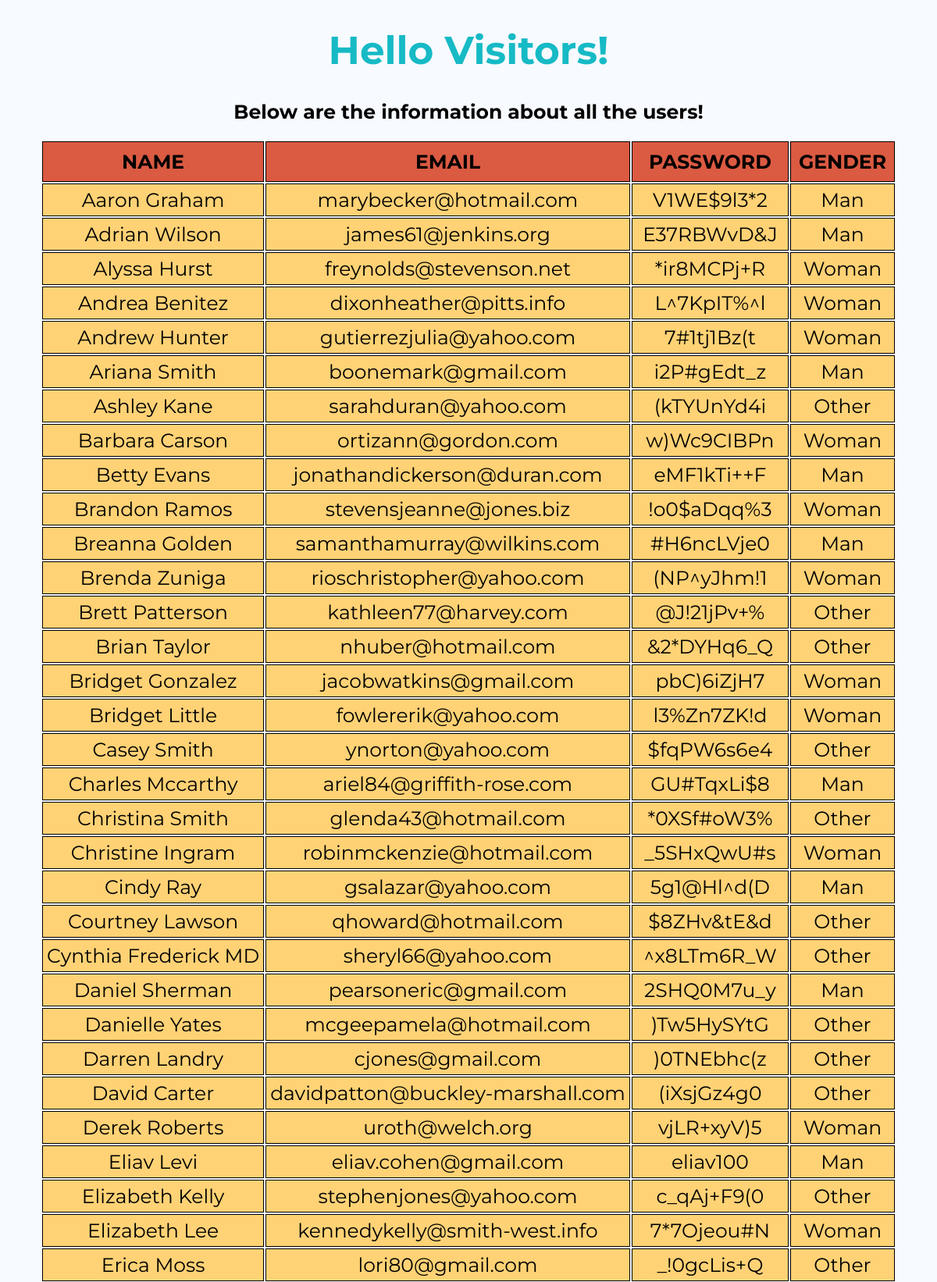
/user_data/ (upper part), run on the app's committed database.
### user_data/models.py (models this page shows, shortened)
class Users(models.Model):
    name = models.CharField(max_length=80,unique=True)
    email = models.EmailField(max_length=100,unique=True)
    password = models.CharField(max_length=80,unique=True)
    gender = models.ForeignKey(Gender,on_delete=models.CASCADE)

class Gender(models.Model):
    gender = models.CharField(max_length=80,unique=True)
    def __str__(self):
        return self.gender

### user_data/views.py (the view)
# urls.py: path('user_data/',include("user_data.urls")),
def user_data(request):
    table = Users.objects.order_by("name")
    my_dict = {'users_table':table}
    return render(request,"user_data/data.html",context=my_dict)

### templates/user_data/data.html (shortened to what this page needs)
<!DOCTYPE html>
{% load staticfiles %}
<html lang="en" dir="ltr">
  <head>
    <link rel="stylesheet" href="{% static "CSS/mystyle.css" %}">
  </head>
  <body>
    <h1>Hello Visitors!</h1>
    <h2>Below are the information about all the users!</h2>
    <div class="container">
      {% if users_table %}
        <table align="center">
          <thead>
            <div class="container">
              <th class="table">NAME</th>
              <th class="table">EMAIL</th>
              <th class="table">PASSWORD</th>
              <th class="table">GENDER</th>
            </div>
          </thead>
          {% for user in users_table %}
            <div class="container">
              <tr>
                <td class="table">{{ user.name }}</td>
                <td class="table">{{ user.email }}</td>
                <td class="table">{{ user.password }}</td>
                <td class="table">{{ user.gender }}</td>
              </tr>
            </div>
          {% endfor %}
        </table>
      {% endif %}
    </div>
  </body>
</html>

### static/CSS/mystyle.css (style rules this page uses)
h1 { color: #16BAC5; font-size: 50px; }
* { font-family: 'Montserrat', sans-serif; font-size: 25px; text-align: center; }
body { background-color: #f7faff; }

### templates/user_data/data.html (style rules this page uses)
.table { border: 1px solid black; }
th { padding: 10px; background-color: #DB5A42; }
td { padding: 5px; background-color: #FFD275; }
.container { font-family: 'Raleway', sans-serif; }

### data on the page
Users: name "Aaron Graham", email "marybecker@hotmail.com", password "V1WE$9l3*2", gender "Man"
Users: name "Adrian Wilson", email "james61@jenkins.org", password "E37RBWvD&J", gender "Man"
Users: name "Alyssa Hurst", email "freynolds@stevenson.net", password "*ir8MCPj+R", gender "Woman"
Users: name "Andrea Benitez", email "dixonheather@pitts.info", password "L^7KpIT%^l", gender "Woman"
Users: name "Andrew Hunter", email "gutierrezjulia@yahoo.com", password "7#1tj1Bz(t", gender "Woman"
Users: name "Ariana Smith", email "boonemark@gmail.com", password "i2P#gEdt_z", gender "Man"
Users: name "Ashley Kane", email "sarahduran@yahoo.com", password "(kTYUnYd4i", gender "Other"
Users: name "Barbara Carson", email "ortizann@gordon.com", password "w)Wc9CIBPn", gender "Woman"
Users: name "Betty Evans", email "jonathandickerson@duran.com", password "eMF1kTi++F", gender "Man"
Users: name "Brandon Ramos", email "stevensjeanne@jones.biz", password "!o0$aDqq%3", gender "Woman"
Users: name "Breanna Golden", email "samanthamurray@wilkins.com", password "#H6ncLVje0", gender "Man"
Users: name "Brenda Zuniga", email "rioschristopher@yahoo.com", password "(NP^yJhm!1", gender "Woman"
Users: name "Brett Patterson", email "kathleen77@harvey.com", password "@J!21jPv+%", gender "Other"
Users: name "Brian Taylor", email "nhuber@hotmail.com", password "&2*DYHq6_Q", gender "Other"
Users: name "Bridget Gonzalez", email "jacobwatkins@gmail.com", password "pbC)6iZjH7", gender "Woman"
Users: name "Bridget Little", email "fowlererik@yahoo.com", password "l3%Zn7ZK!d", gender "Woman"
Users: name "Casey Smith", email "ynorton@yahoo.com", password "$fqPW6s6e4", gender "Other"
Users: name "Charles Mccarthy", email "ariel84@griffith-rose.com", password "GU#TqxLi$8", gender "Man"
Users: name "Christina Smith", email "glenda43@hotmail.com", password "*0XSf#oW3%", gender "Other"
Users: name "Christine Ingram", email "robinmckenzie@hotmail.com", password "_5SHxQwU#s", gender "Woman"
Users: name "Cindy Ray", email "gsalazar@yahoo.com", password "5g1@Hl^d(D", gender "Man"
Users: name "Courtney Lawson", email "qhoward@hotmail.com", password "$8ZHv&tE&d", gender "Other"
Users: name "Cynthia Frederick MD", email "sheryl66@yahoo.com", password "^x8LTm6R_W", gender "Other"
Users: name "Daniel Sherman", email "pearsoneric@gmail.com", password "2SHQ0M7u_y", gender "Man"
Users: name "Danielle Yates", email "mcgeepamela@hotmail.com", password ")Tw5HySYtG", gender "Other"
Users: name "Darren Landry", email "cjones@gmail.com", password ")0TNEbhc(z", gender "Other"
Users: name "David Carter", email "davidpatton@buckley-marshall.com", password "(iXsjGz4g0", gender "Other"
Users: name "Derek Roberts", email "uroth@welch.org", password "vjLR+xyV)5", gender "Woman"
Users: name "Eliav Levi", email "eliav.cohen@gmail.com", password "eliav100", gender "Man"
Users: name "Elizabeth Kelly", email "stephenjones@yahoo.com", password "c_qAj+F9(0", gender "Other"
Users: name "Elizabeth Lee", email "kennedykelly@smith-west.info", password "7*7Ojeou#N", gender "Woman"
Users: name "Erica Moss", email "lori80@gmail.com", password "_!0gcLis+Q", gender "Other"
